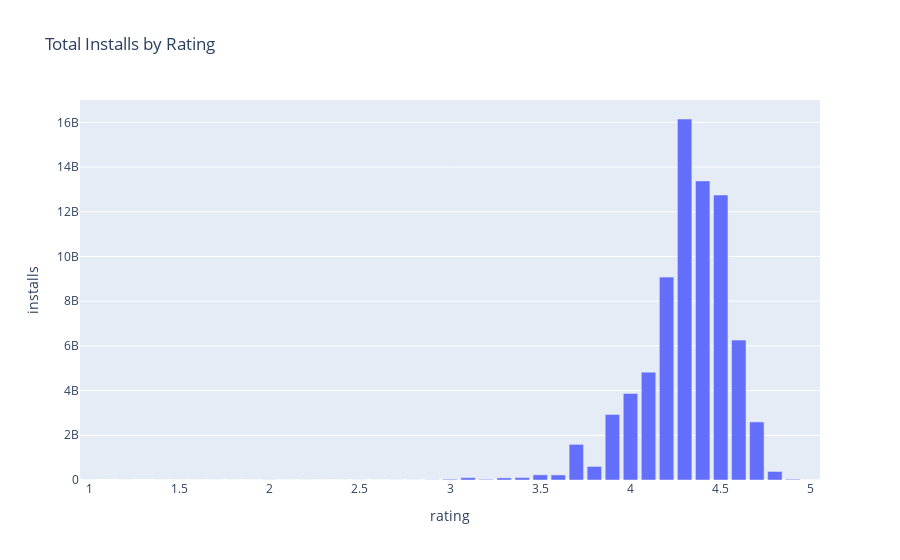

Source (notebook cell):
### Markdown cell above
#### ❓ App Ratings - Do higher ratings correlate with more installs?

### Code cell
# See if higher-rated apps tend to have more installs
rating_installs = app_data.groupby('rating').agg({'installs':'sum'}).reset_index()
px.bar(rating_installs, 
       x='rating', 
       y='installs', 
       title='Total Installs by Rating')

### Figure 1 — Plotly figure (JSON) as saved in the notebook; plotly's stock layout.template omitted (floating-point values rounded to 4 significant figures)
{"data": [{"hovertemplate": "rating=%{x}<br>installs=%{y}<extra></extra>", "legendgroup": "", "marker": {"color": "#636efa", "pattern": {"shape": ""}}, "name": "", "orientation": "v", "showlegend": false, "textposition": "auto", "type": "bar", "x": [1.0, 1.2, 1.4, 1.5, 1.6, 1.7, 1.8, 1.9, 2.0, 2.1, 2.2, 2.3, 2.4, 2.5, 2.6, 2.7, 2.8, 2.9, 3.0, 3.1, 3.2, 3.3, 3.4, 3.5, 3.6, 3.7, 3.8, 3.9, 4.0, 4.1, 4.2, 4.3, 4.4, 4.5, 4.6, 4.7, 4.8, 4.9, 5.0], "xaxis": "x", "y": [5170, 1000, 7000, 1105, 152000, 81700, 519500, 190000, 5040150, 182000, 2130600, 264100, 1284100, 2078100, 441600, 3359700, 3489150, 7191100, 34233880, 106558500, 28574400, 94846800, 108413950, 231078060, 226616750, 1593949960, 605152500, 2932445300, 3872840410, 4824942600, 9076627160, 16150246710, 13380719000, 12749218960, 6258231800, 2597264010, 381224990, 32882600, 88823], "yaxis": "y"}], "layout": {"barmode": "relative", "legend": {"tracegroupgap": 0}, "title": {"text": "Total Installs by Rating"}, "xaxis": {"anchor": "y", "domain": [0, 1], "title": {"text": "rating"}}, "yaxis": {"anchor": "x", "domain": [0, 1], "title": {"text": "installs"}}}}
